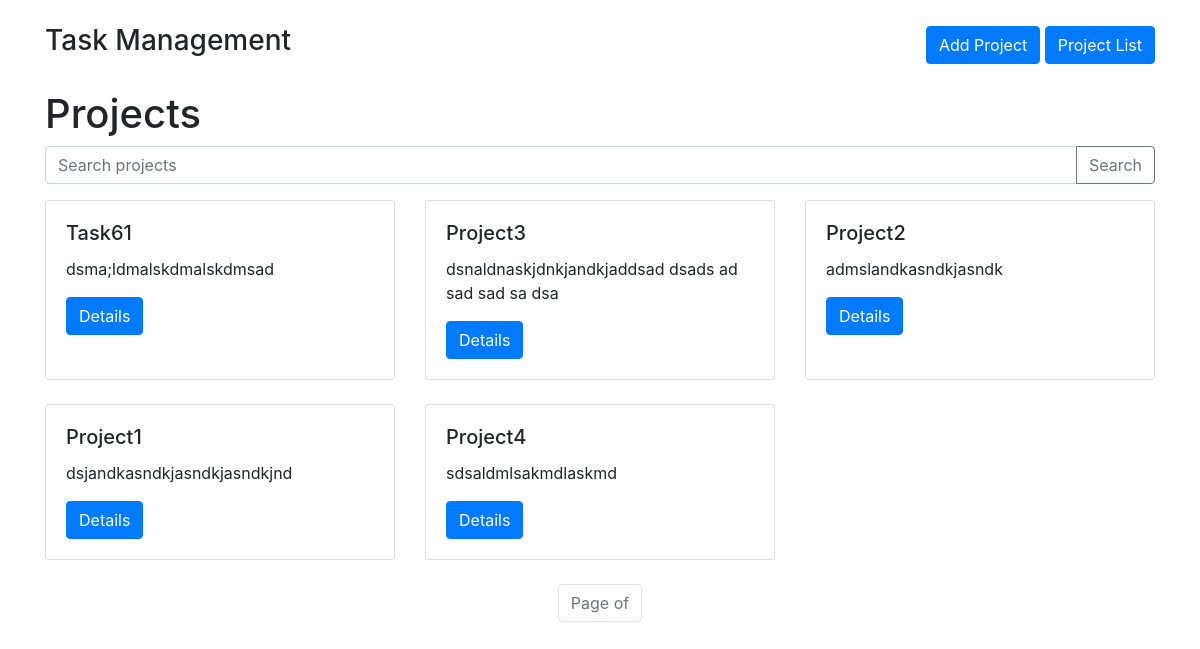
The page / on the database its author committed.
### to_do_list/models.py (models this page shows, shortened)
class Project(models.Model):
    name = models.CharField(max_length=100, verbose_name='Name')
    start_date = models.DateField(verbose_name='Started at')
    end_date = models.DateField(null=True, blank=True, verbose_name='Ended at')
    description = models.TextField(verbose_name='Description')
    class Meta:
        db_table = 'projects'
        verbose_name = 'project'
        verbose_name_plural = 'projects'

### to_do_list/views.py (the view)
# urls.py: path('', views.ProjectListView.as_view(), name='project_list'),
class ProjectListView(ListView):
    model = Project
    template_name = 'project_list.html'
    context_object_name = 'projects'
    paginate_by = 5
    def get_queryset(self):
        query = self.request.GET.get('q')
        if query:
            return Project.objects.filter(name__icontains=query) | Project.objects.filter(description__icontains=query)
        return Project.objects.all()

### to_do_list/templates/project_list.html (shortened to what this page needs)
{% extends "base.html" %}
{% block content %}
    <h1>Projects</h1>
    <form method="get" action=".">
        <div class="input-group mb-3">
            <input type="text" name="q" class="form-control" placeholder="Search projects" value="{{ request.GET.q }}">
            <div class="input-group-append">
                <button class="btn btn-outline-secondary" type="submit">Search</button>
            </div>
        </div>
    </form>
    {% if projects %}
        <div class="row">
            {% for project in projects %}
            <div class="col-md-4 mb-4">
                <div class="card h-100">
                    <div class="card-body">
                        <h5 class="card-title">{{ project.name }}</h5>
                        <p class="card-text">{{ project.description }}</p>
                        <a href="{% url 'project_detail' project.pk %}" class="btn btn-primary">Details</a>
                    </div>
                </div>
            </div>
            {% endfor %}
        </div>
        <div>
            <nav>
                <ul class="pagination justify-content-center">
                    <li class="page-item disabled">
                        <span class="page-link">Page {{ projects.number }} of {{ projects.paginator.num_pages }}</span>
                    </li>
                </ul>
            </nav>
        </div>
    {% else %}
        <p>No projects found.</p>
    {% endif %}
{% endblock %}

### to_do_list/templates/base.html (shortened to what this page needs)
<!doctype html>
<html lang="en">
<head>
    <link rel="stylesheet" href="https://stackpath.bootstrapcdn.com/bootstrap/4.3.1/css/bootstrap.min.css">
</head>
<body>
    <div class="container mt-4">
        <div class="d-flex justify-content-between align-items-center mb-4">
            <h1 class="h3">{% block header %}Task Management{% endblock %}</h1>
            <div>
                <a href="{% url 'project_add' %}" class="btn btn-primary">Add Project</a>
                <a href="{% url 'project_list' %}" class="btn btn-primary">Project List</a>
            </div>
        </div>
        {% block content %}
        {% endblock %}
    </div>
</body>
</html>

### rows shown on the page
Project: name "Task61", description "dsma;ldmalskdmalskdmsad"
Project: name "Project3", description "dsnaldnaskjdnkjandkjaddsad dsads ad sad sad sa dsa"
Project: name "Project2", description "admslandkasndkjasndk"
Project: name "Project1", description "dsjandkasndkjasndkjasndkjnd"
Project: name "Project4", description "sdsaldmlsakmdlaskmd"
